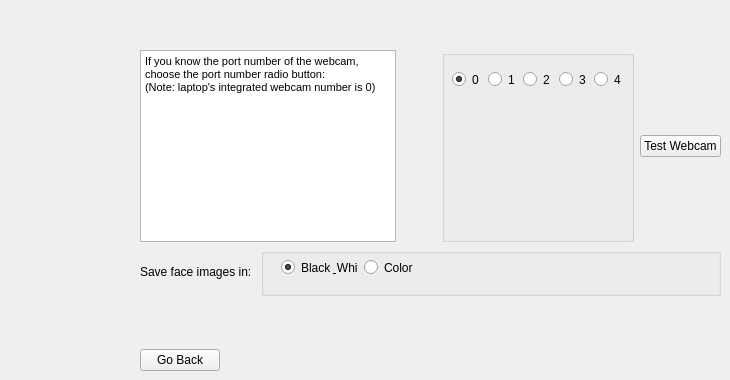
    <widget class="QWidget" name="SettingsPage">
     <widget class="QWidget" name="verticalLayoutWidget_3">
      <property name="geometry">
       <rect>
        <x>140</x>
        <y>50</y>
        <width>581</width>
        <height>321</height>
       </rect>
      </property>
      <layout class="QVBoxLayout" name="verticalLayout_8">
       <item>
        <layout class="QHBoxLayout" name="horizontalLayout_6">
         <item>
          <widget class="QTextBrowser" name="textBrowser_3">
           <property name="sizePolicy">
            <sizepolicy hsizetype="Fixed" vsizetype="Expanding">
             <horstretch>0</horstretch>
             <verstretch>0</verstretch>
            </sizepolicy>
           </property>
           <property name="html">
            <string>&lt;!DOCTYPE HTML PUBLIC &quot;-//W3C//DTD HTML 4.0//EN&quot; &quot;http://www.w3.org/TR/REC-html40/strict.dtd&quot;&gt;
&lt;html&gt;&lt;head&gt;&lt;meta name=&quot;qrichtext&quot; content=&quot;1&quot; /&gt;&lt;style type=&quot;text/css&quot;&gt;
p, li { white-space: pre-wrap; }
&lt;/style&gt;&lt;/head&gt;&lt;body style=&quot; font-family:'MS Shell Dlg 2'; font-size:8.25pt; font-weight:400; font-style:normal;&quot;&gt;
&lt;p style=&quot; margin-top:0px; margin-bottom:0px; margin-left:0px; margin-right:0px; -qt-block-indent:0; text-indent:0px;&quot;&gt;If you know the port number of the webcam, &lt;/p&gt;
&lt;p style=&quot; margin-top:0px; margin-bottom:0px; margin-left:0px; margin-right:0px; -qt-block-indent:0; text-indent:0px;&quot;&gt;choose the port number radio button:&lt;/p&gt;
&lt;p style=&quot; margin-top:0px; margin-bottom:0px; margin-left:0px; margin-right:0px; -qt-block-indent:0; text-indent:0px;&quot;&gt;(Note: laptop's integrated webcam number is 0) &lt;/p&gt;&lt;/body&gt;&lt;/html&gt;</string>
           </property>
          </widget>
         </item>
         <item>
          <spacer name="horizontalSpacer_4">
           <property name="orientation">
            <enum>Qt::Horizontal</enum>
           </property>
           <property name="sizeType">
            <enum>QSizePolicy::Minimum</enum>
           </property>
           <property name="sizeHint" stdset="0">
            <size>
             <width>40</width>
             <height>20</height>
            </size>
           </property>
          </spacer>
         </item>
         <item>
          <widget class="QGroupBox" name="groupBox">
           <property name="sizePolicy">
            <sizepolicy hsizetype="Expanding" vsizetype="Preferred">
             <horstretch>0</horstretch>
             <verstretch>0</verstretch>
            </sizepolicy>
           </property>
           <property name="title">
            <string/>
           </property>
           <widget class="QWidget" name="layoutWidget">
            <property name="geometry">
             <rect>
              <x>10</x>
              <y>20</y>
              <width>171</width>
              <height>19</height>
             </rect>
            </property>
            <layout class="QHBoxLayout" name="horizontalLayout_9">
             <item>
              <widget class="QRadioButton" name="WebcamZeroRadioBtn">
               <property name="text">
                <string>0</string>
               </property>
               <property name="checked">
                <bool>true</bool>
               </property>
              </widget>
             </item>
             <item>
              <widget class="QRadioButton" name="WebcamOneRadioBtn">
               <property name="text">
                <string>1</string>
               </property>
               <property name="checked">
                <bool>false</bool>
               </property>
              </widget>
             </item>
             <item>
              <widget class="QRadioButton" name="WebcamTwoRadioBtn">
               <property name="text">
                <string>2</string>
               </property>
              </widget>
             </item>
             <item>
              <widget class="QRadioButton" name="WebcamThreeRadioBtn">
               <property name="text">
                <string>3</string>
               </property>
              </widget>
             </item>
             <item>
              <widget class="QRadioButton" name="WebcamFourRadioBtn">
               <property name="text">
                <string>4</string>
               </property>
              </widget>
             </item>
            </layout>
           </widget>
          </widget>
         </item>
         <item>
          <widget class="QPushButton" name="TestWebcamBtn">
           <property name="text">
            <string>Test Webcam</string>
           </property>
          </widget>
         </item>
        </layout>
       </item>
       <item>
        <layout class="QHBoxLayout" name="horizontalLayout_7">
         <item>
          <widget class="QLabel" name="label_5">
           <property name="text">
            <string>Save face images in: </string>
           </property>
          </widget>
         </item>
         <item>
          <widget class="QGroupBox" name="groupBox_2">
           <property name="sizePolicy">
            <sizepolicy hsizetype="Expanding" vsizetype="Expanding">
             <horstretch>0</horstretch>
             <verstretch>0</verstretch>
            </sizepolicy>
           </property>
           <property name="title">
            <string/>
           </property>
           <widget class="QWidget" name="layoutWidget">
            <property name="geometry">
             <rect>
              <x>20</x>
              <y>10</y>
              <width>137</width>
              <height>19</height>
             </rect>
            </property>
            <layout class="QHBoxLayout" name="horizontalLayout_10">
             <item>
              <widget class="QRadioButton" name="BWRadioButton">
               <property name="text">
                <string>Black &amp; White</string>
               </property>
               <property name="checked">
                <bool>true</bool>
               </property>
              </widget>
             </item>
             <item>
              <widget class="QRadioButton" name="ColorRadioButton">
               <property name="text">
                <string>Color</string>
               </property>
              </widget>
             </item>
            </layout>
           </widget>
          </widget>
         </item>
        </layout>
       </item>
       <item>
        <spacer name="verticalSpacer_5">
         <property name="orientation">
          <enum>Qt::Vertical</enum>
         </property>
         <property name="sizeType">
          <enum>QSizePolicy::MinimumExpanding</enum>
         </property>
         <property name="sizeHint" stdset="0">
          <size>
           <width>20</width>
           <height>40</height>
          </size>
         </property>
        </spacer>
       </item>
       <item>
        <widget class="QPushButton" name="GoBack4Btn">
         <property name="sizePolicy">
          <sizepolicy hsizetype="Fixed" vsizetype="Fixed">
           <horstretch>0</horstretch>
           <verstretch>0</verstretch>
          </sizepolicy>
         </property>
         <property name="text">
          <string>Go Back</string>
         </property>
        </widget>
       </item>
      </layout>
     </widget>
    </widget>
